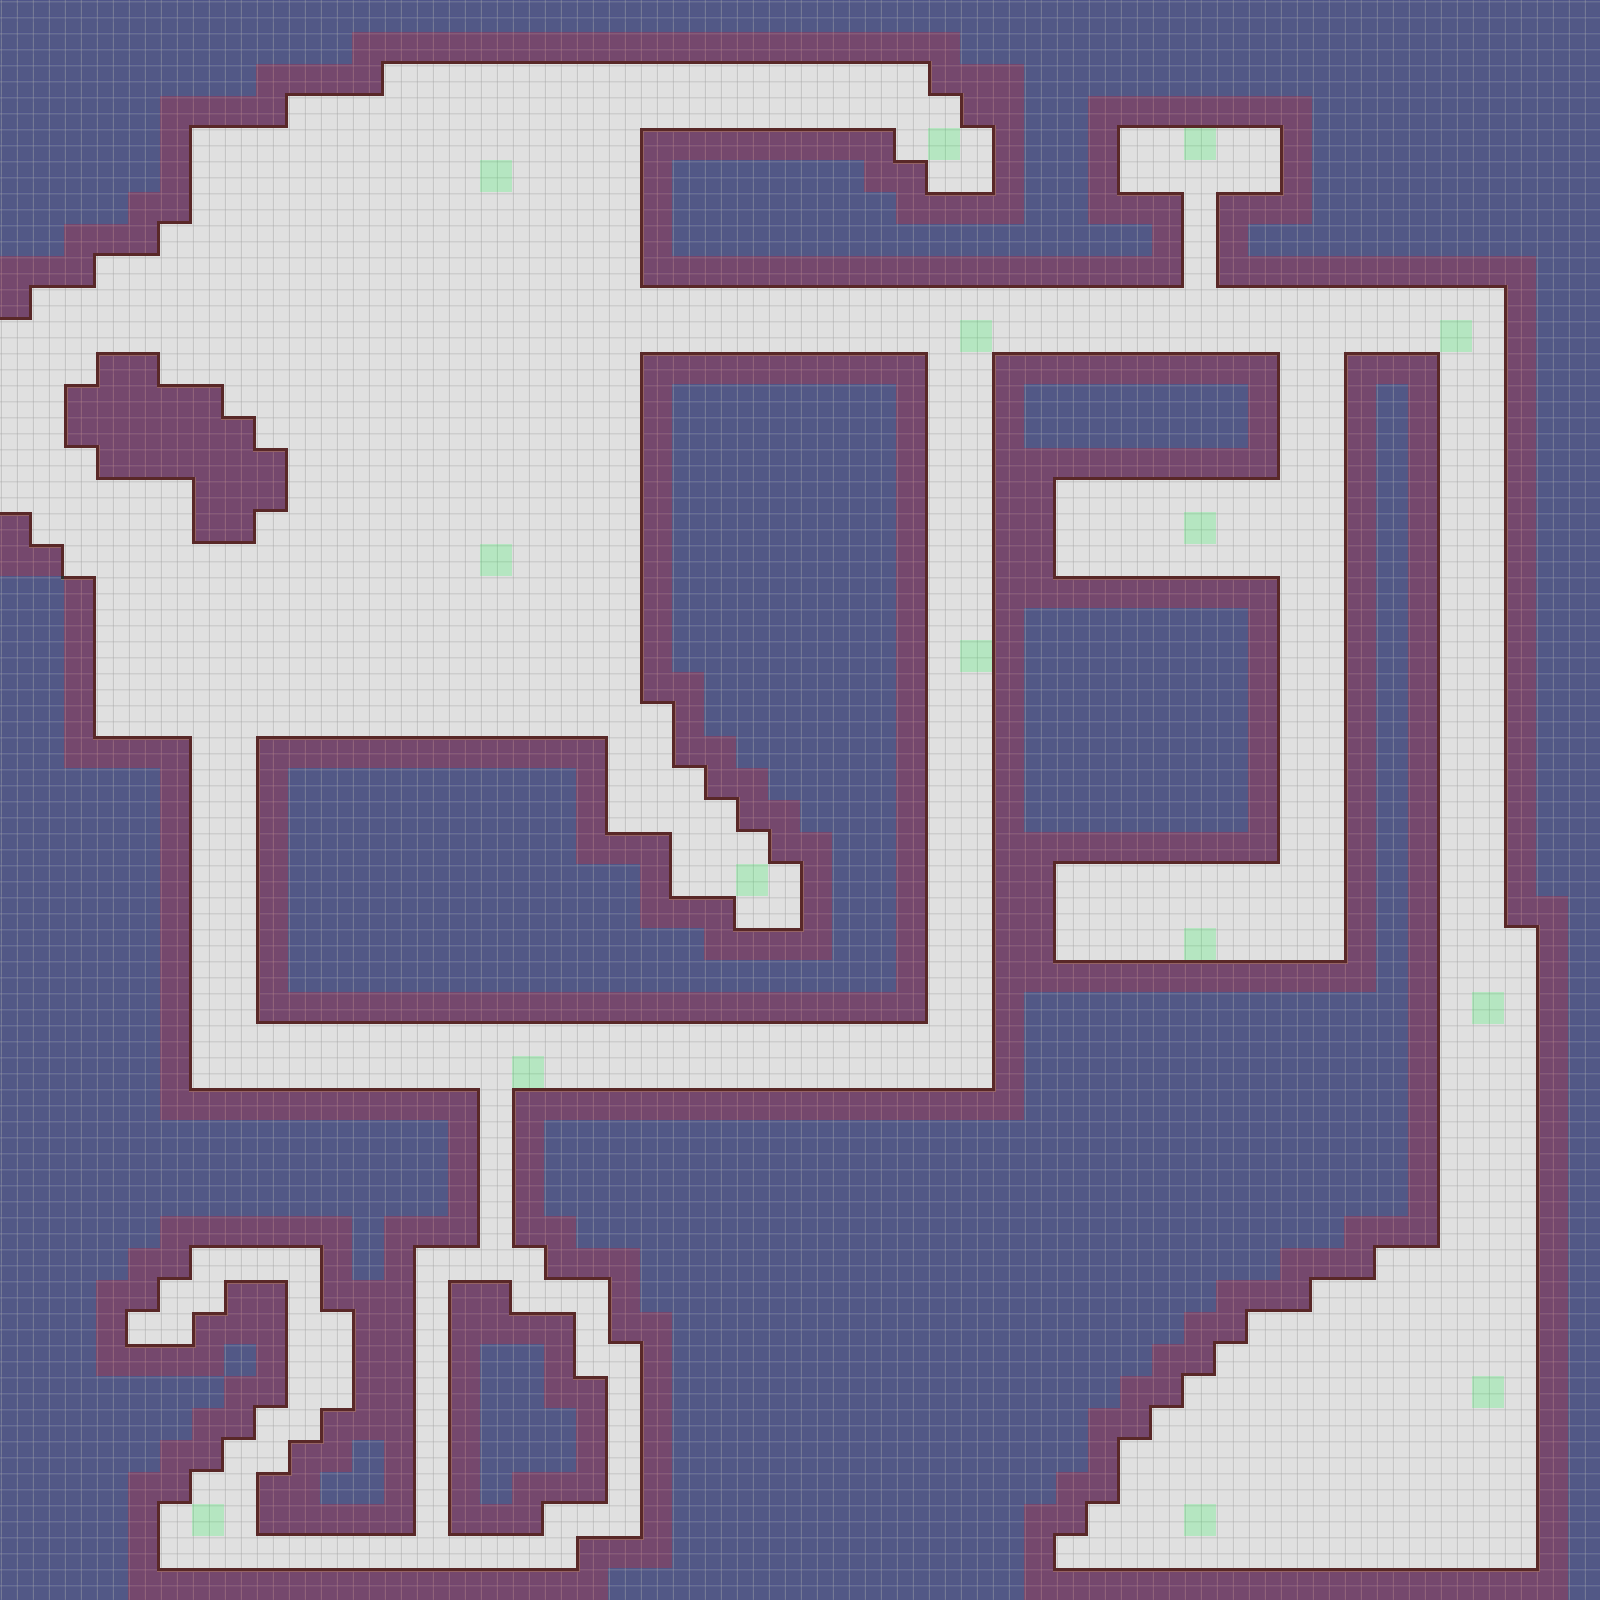

The image is a tile-based game level rendered from a .tmx file. Its description and source (layers, tilesets, objects; grid data summarised) follow:
An orthogonal 50x50 tile map with 32x32 px tiles, 2 tile layers (Background, Meta), 2 tilesets and 1 object (SpawnPoint).

<map version="1.0" orientation="orthogonal" width="50" height="50" tilewidth="32" tileheight="32">
 <tileset firstgid="1" name="tileset" tilewidth="32" tileheight="32">
  <image source="tileset.png" width="192" height="96" />
  <terraintypes>
   <terrain name="Main" tile="-1" />
  </terraintypes>
  <tile id="0" terrain=",,,0" />
  <tile id="1" terrain=",,0,0" />
  <tile id="2" terrain=",,0," />
  <tile id="3" terrain=",0,0,0" />
  <tile id="5" terrain="0,,0,0" />
  <tile id="6" terrain=",0,,0" />
  <tile id="7" terrain="0,0,0,0" />
  <tile id="8" terrain="0,,0," />
  <tile id="12" terrain=",0,," />
  <tile id="13" terrain="0,0,," />
  <tile id="14" terrain="0,,," />
  <tile id="15" terrain="0,0,,0" />
  <tile id="17" terrain="0,0,0," />
 </tileset>
 <tileset firstgid="19" name="meta_tiles" tilewidth="32" tileheight="32" spacing="1" margin="1">
  <image source="meta_tiles.png" width="67" height="34" />
  <tile id="0">
   <properties>
    <property name="Collidable" value="True" />
   </properties>
  </tile>
  <tile id="1">
   <properties>
    <property name="SpawnPoint" value="True" />
   </properties>
  </tile>
 </tileset>
 <layer name="Background" width="50" height="50">
  <data>[2500 cells, 2500 non-empty, 14 distinct tile ids]</data>
 </layer>
 <objectgroup name="Objects" width="50" height="50">
  <object name="SpawnPoint" x="11" y="394" width="31" height="32" />
 </objectgroup>
 <layer name="Meta" width="50" height="50">
  <data>[2500 cells, 625 non-empty, 2 distinct tile ids]</data>
 </layer>
</map>
